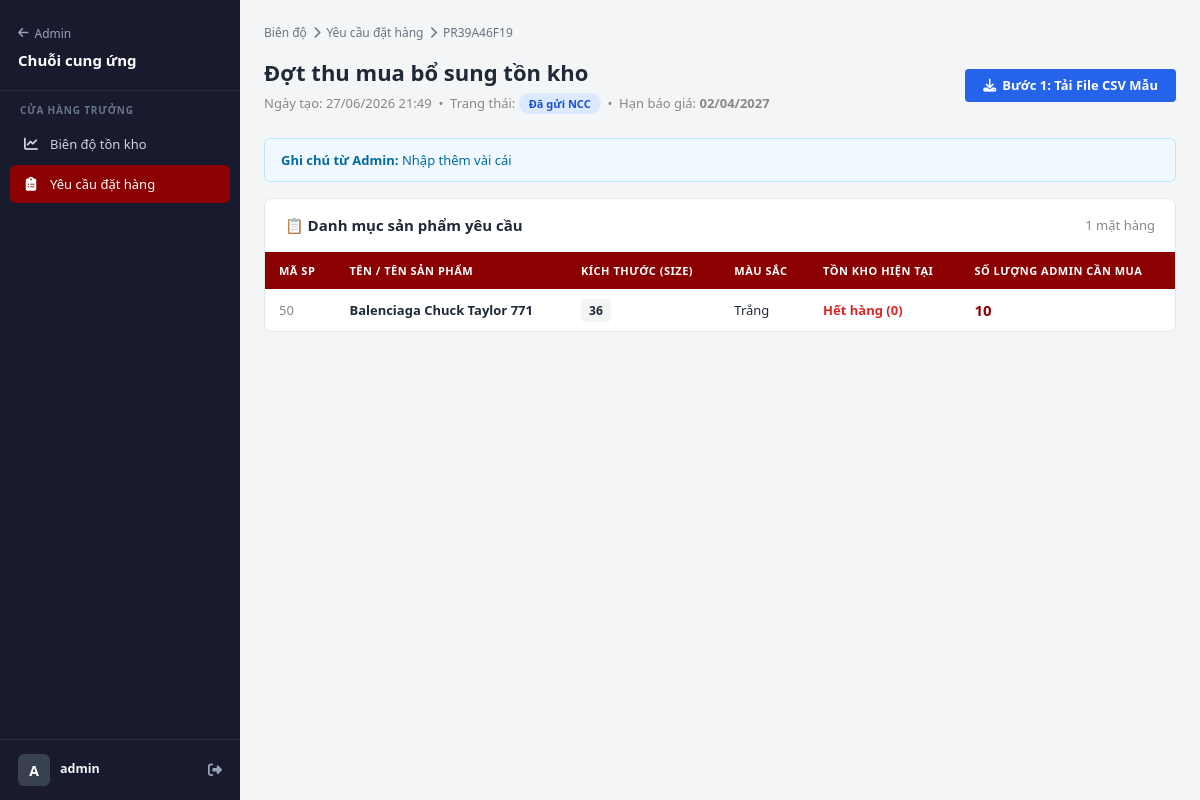
Page /supply/requests/3/ (signed in) on the earlier database version.
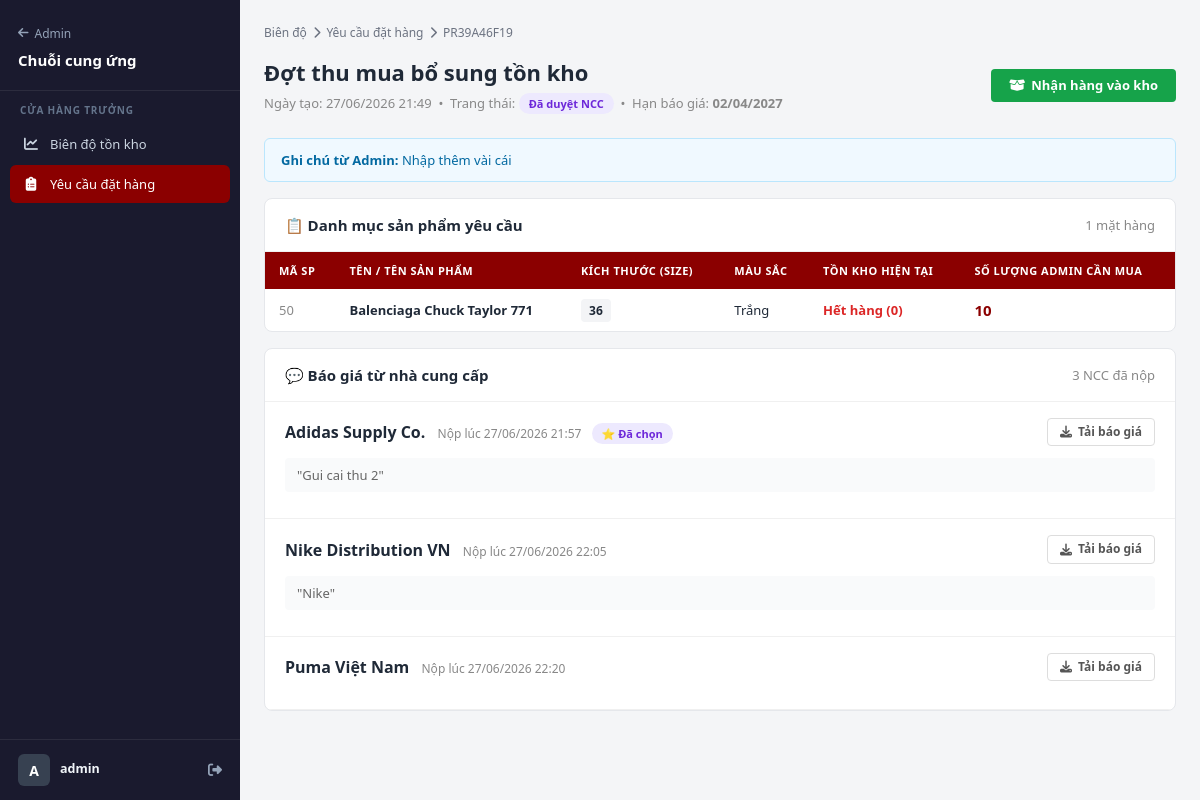
Same page on the later database version.
### apps/products/supply_models.py (models this page shows, shortened)
class PurchaseRequest(models.Model):
    class Status(models.TextChoices):
        DRAFT     = 'draft',     'Bản nháp'
        SENT      = 'sent',      'Đã gửi NCC'
        QUOTED    = 'quoted',    'NCC đã báo giá'
        APPROVED  = 'approved',  'Đã duyệt NCC'
        RECEIVED  = 'received',  'Đã nhận hàng'
        CANCELLED = 'cancelled', 'Đã hủy'
    code       = models.CharField(max_length=20, unique=True, blank=True)
    title      = models.CharField(max_length=200, default='Đợt thu mua bổ sung tồn kho')
    status     = models.CharField(max_length=20, choices=Status.choices, default=Status.DRAFT)
    note       = models.TextField(blank=True)
    created_by = models.ForeignKey(
        settings.AUTH_USER_MODEL, on_delete=models.SET_NULL,
        null=True, blank=True, related_name='purchase_requests',
    )
    suppliers  = models.ManyToManyField(
        Supplier, blank=True, verbose_name='Gửi đến NCC',
    )
    approved_supplier = models.ForeignKey(
        Supplier, on_delete=models.SET_NULL, null=True, blank=True,
        related_name='approved_requests', verbose_name='NCC được chọn',
    )
    approved_by  = models.ForeignKey(
        settings.AUTH_USER_MODEL, on_delete=models.SET_NULL,
        null=True, blank=True, related_name='approved_requests',
    )
    approved_at  = models.DateTimeField(null=True, blank=True)
    deadline     = models.DateField(null=True, blank=True, verbose_name='Hạn báo giá')
    created_at   = models.DateTimeField(auto_now_add=True)
    updated_at   = models.DateTimeField(auto_now=True)
    class Meta:
        verbose_name = 'Đợt yêu cầu đặt hàng'
        verbose_name_plural = 'Đợt yêu cầu đặt hàng'
        ordering = ['-created_at']
        permissions = [
            ('can_approve_purchase', 'Có thể duyệt đặt hàng'),
            ('can_receive_goods',    'Có thể nhận hàng'),
        ]

class PurchaseRequestItem(models.Model):
    request       = models.ForeignKey(PurchaseRequest, on_delete=models.CASCADE, related_name='items')
    variant       = models.ForeignKey('ProductVariant', on_delete=models.CASCADE)
    current_stock = models.PositiveIntegerField(default=0, verbose_name='Tồn lúc tạo')
    requested_qty = models.PositiveIntegerField(verbose_name='SL yêu cầu')
    received_qty  = models.PositiveIntegerField(default=0, verbose_name='SL thực nhận')
    note          = models.CharField(max_length=255, blank=True)
    class Meta:
        unique_together = ('request', 'variant')
        verbose_name = 'Chi tiết yêu cầu'
        verbose_name_plural = 'Chi tiết yêu cầu'

class SupplierQuote(models.Model):
    request      = models.ForeignKey(PurchaseRequest, on_delete=models.CASCADE, related_name='quotes')
    supplier     = models.ForeignKey(Supplier, on_delete=models.CASCADE)
    submitted_at = models.DateTimeField(auto_now_add=True)
    note         = models.TextField(blank=True, verbose_name='Ghi chú từ NCC')
    csv_file     = models.FileField(
        upload_to='supplier_quotes/', blank=True, null=True,
        verbose_name='File CSV báo giá',
    )
    class Meta:
        unique_together = ('request', 'supplier')
        verbose_name = 'Báo giá NCC'
        verbose_name_plural = 'Báo giá NCC'

class Supplier(models.Model):
    name         = models.CharField(max_length=200, verbose_name='Tên NCC')
    contact_name = models.CharField(max_length=100, blank=True, verbose_name='Người liên hệ')
    phone        = models.CharField(max_length=20, blank=True)
    email        = models.EmailField(blank=True)
    address      = models.TextField(blank=True)
    note         = models.TextField(blank=True)
    is_active    = models.BooleanField(default=True)
    user         = models.OneToOneField(
        settings.AUTH_USER_MODEL, on_delete=models.SET_NULL,
        null=True, blank=True, related_name='supplier_profile',
        verbose_name='Tài khoản đăng nhập NCC',
    )
    created_at   = models.DateTimeField(auto_now_add=True)
    class Meta:
        verbose_name = 'Nhà cung cấp'
        verbose_name_plural = 'Nhà cung cấp'
        ordering = ['name']

### apps/products/models.py (models this page shows, shortened)
class ProductVariant(models.Model):
    product = models.ForeignKey(
        Product, on_delete=models.CASCADE, related_name='variants')
    size = models.ForeignKey(
        Size, on_delete=models.CASCADE, verbose_name="Size",
        related_name='variants'
    )
    color = models.ForeignKey(
        Color, on_delete=models.SET_NULL, null=True, blank=True,
        verbose_name="Màu sắc"
    )
    sku = models.CharField(max_length=50, unique=True,
                           blank=True, verbose_name="Mã SKU")
    stock = models.PositiveIntegerField(default=0, verbose_name="Tồn kho")
    price = models.DecimalField(
        max_digits=12, decimal_places=0, blank=True, null=True,
        verbose_name="Giá (để trống = theo sản phẩm)")
    image = models.ImageField(
        upload_to='products/variants/', blank=True, null=True,
        verbose_name="Ảnh riêng")
    is_active = models.BooleanField(default=True)
    class Meta:
        verbose_name = "Biến thể"
        verbose_name_plural = "Biến thể"
        unique_together = ('product', 'size', 'color')
        ordering = ['size__order', 'size__name']

class Product(models.Model):
    category = models.ForeignKey(
        Category, on_delete=models.CASCADE, related_name='products')
    brand = models.ForeignKey(
        Brand, on_delete=models.CASCADE, related_name='products')
    name = models.CharField(max_length=200, verbose_name="Tên sản phẩm")
    slug = models.SlugField(max_length=250, unique=True, blank=True)
    description = models.TextField(verbose_name="Mô tả chi tiết")
    price = models.DecimalField(
        max_digits=12, decimal_places=0, verbose_name="Giá gốc")
    discount_price = models.DecimalField(
        max_digits=12, decimal_places=0, blank=True, null=True, verbose_name="Giá khuyến mãi")
    is_active = models.BooleanField(default=True)
    featured = models.BooleanField(
        default=False, verbose_name="Sản phẩm nổi bật")
    created_at = models.DateTimeField(auto_now_add=True)
    updated_at = models.DateTimeField(auto_now=True)
    class Meta:
        verbose_name = "Sản phẩm"
        verbose_name_plural = "Sản phẩm"
        ordering = ['-created_at']
    if TYPE_CHECKING:
        variants: models.Manager['ProductVariant']
        images: models.Manager['ProductImage']

class Size(models.Model):
    name = models.CharField(max_length=10, unique=True, verbose_name="Size")
    order = models.PositiveSmallIntegerField(
        default=0, verbose_name="Thứ tự hiển thị",
        help_text="Số nhỏ hơn hiển thị trước (35 → 0, 35.5 → 1, 36 → 2...)"
    )
    class Meta:
        verbose_name = "Kích thước"
        verbose_name_plural = "Kích thước"
        ordering = ['order', 'name']

class Color(models.Model):
    name = models.CharField(max_length=50, unique=True)
    hex_code = models.CharField(
        max_length=7, blank=True, help_text="Ví dụ: #FF0000")
    class Meta:
        verbose_name = "Màu sắc"
        verbose_name_plural = "Màu sắc"
        ordering = ['name']

### apps/products/supply_views.py (the view)
# urls.py: path('requests/<int:pk>/', v.request_detail, name='request_detail'),
@login_required
def request_detail(request, pk):
    if not is_store_manager(request.user):
        return redirect('admin:index')
    pr    = get_object_or_404(
        PurchaseRequest.objects.prefetch_related('suppliers'), pk=pk
    )
    items_qs = pr.items.select_related('variant', 'variant__product', 'variant__size', 'variant__color')
    items_page, items_paginator = paginate_queryset(request, items_qs, per_page=20, page_param='items_page')
    quotes = pr.quotes.select_related('supplier').prefetch_related('items')
    best_price = {}
    for q in quotes:
        for qi in q.items.all():
            vid = qi.variant_id
            if vid not in best_price or qi.unit_price < best_price[vid]['price']:
                best_price[vid] = {'price': qi.unit_price, 'supplier': q.supplier}
    quote_summaries = _quote_summary(quotes, items_qs)
    recommended = _cheapest_supplier(quotes, items_qs)
    context = {
        'pr':              pr,
        'items':           items_page.object_list,
        'items_page':      items_page,
        'items_page_range': smart_page_range(items_page, items_paginator),
        'items_querystring': _querystring(request, exclude=('items_page',)),
        'quotes':          quotes,
        'best_price':      best_price,
        'quote_summaries': quote_summaries,
        'recommended':     recommended,
        'suppliers':       Supplier.objects.filter(is_active=True),
    }
    return render(request, 'supply/request_detail.html', context)

### templates/supply/request_detail.html (shortened to what this page needs)
{% extends 'supply/base_supply.html' %}
{% load format_money supply_admin %}
{% block supply_content %}
<nav class="supply-breadcrumb">
    <a href="{% supply_url 'analytics' %}">Biên độ</a>
    <i class="fas fa-chevron-right"></i>
    <a href="{% supply_url 'request_list' %}">Yêu cầu đặt hàng</a>
    <i class="fas fa-chevron-right"></i>
    <span>{{ pr.code }}</span>
</nav>
<div class="supply-header">
    <div>
        <h1 class="supply-title">{{ pr.title }}</h1>
        <div style="margin-top:6px;font-size:13px;color:#888;">
            Ngày tạo: {{ pr.created_at|date:"d/m/Y H:i" }}
            &nbsp;•&nbsp;
            Trang thái: <span class="badge badge-{{ pr.status }}">{{ pr.get_status_display }}</span>
            {% if pr.deadline %}&nbsp;•&nbsp; Hạn báo giá: <strong>{{ pr.deadline|date:"d/m/Y" }}</strong>{% endif %}
        </div>
    </div>
    <div style="display:flex;gap:10px;flex-wrap:wrap;">
        {% if pr.status == 'draft' or pr.status == 'sent' %}
        <a href="{% supply_url 'export_csv' pr.pk %}" class="btn-blue">
            <i class="fas fa-download"></i> Bước 1: Tải File CSV Mẫu
        </a>
        {% endif %}
        {% if pr.status == 'approved' %}
        <a href="{% supply_url 'receive_goods' pr.pk %}" class="btn-green">
            <i class="fas fa-box-open"></i> Nhận hàng vào kho
        </a>
        {% endif %}
    </div>
</div>
{% if pr.note %}
<div style="background:#f0f9ff;border:1px solid #bae6fd;border-radius:6px;padding:12px 16px;margin-bottom:16px;font-size:13px;color:#0369a1;">
    <strong>Ghi chú từ Admin:</strong> {{ pr.note }}
</div>
{% endif %}
<div class="s-card">
    <div class="s-card-header">
        <span class="s-card-title">📋 Danh mục sản phẩm yêu cầu</span>
        <span style="font-size:13px;color:#888;">{{ items_page.paginator.count }} mặt hàng</span>
    </div>
    <div style="overflow-x:auto;">
        <table class="s-table">
            <thead>
                <tr>
                    <th>Mã SP</th>
                    <th>Tên / Tên sản phẩm</th>
                    <th>Kích thước (Size)</th>
                    <th>Màu sắc</th>
                    <th>Tồn kho hiện tại</th>
                    <th>Số lượng Admin cần mua</th>
                </tr>
            </thead>
            <tbody>
                {% for item in items %}
                <tr>
                    <td style="color:#888;">{{ item.variant.pk }}</td>
                    <td style="font-weight:600;">{{ item.variant.product.name }}</td>
                    <td>
                        <span style="background:#f3f4f6;padding:3px 8px;border-radius:4px;font-weight:600;font-size:12px;">
                            {{ item.variant.size.name }}
                        </span>
                    </td>
                    <td>{{ item.variant.color.name|default:"Mặc định" }}</td>
                    <td>
                        {% if item.current_stock == 0 %}
                            <span style="color:#dc2626;font-weight:700;">Hết hàng (0)</span>
                        {% elif item.current_stock <= 5 %}
                            <span style="color:#f59e0b;font-weight:700;">⚠ {{ item.current_stock }}</span>
                        {% else %}
                            <span style="color:#16a34a;font-weight:700;">{{ item.current_stock }}</span>
                        {% endif %}
                    </td>
                    <td style="font-weight:700;color:#8b0000;font-size:15px;">{{ item.requested_qty }}</td>
                </tr>
                {% empty %}
                <tr>
                    <td colspan="7" style="text-align:center;padding:32px;color:#999;">Chưa có mặt hàng nào</td>
                </tr>
                {% endfor %}
            </tbody>
        </table>
    </div>
</div>
{% if quotes %}
<div class="s-card">
    <div class="s-card-header">
        <span class="s-card-title">💬 Báo giá từ nhà cung cấp</span>
        <span style="font-size:13px;color:#888;">{{ quotes|length }} NCC đã nộp</span>
    </div>
    {% for quote in quotes %}
    <div style="padding:16px 20px;border-bottom:1px solid #f0f0f0;">
        <div style="display:flex;align-items:center;justify-content:space-between;flex-wrap:wrap;gap:10px;margin-bottom:12px;">
            <div>
                <strong>{{ quote.supplier.name }}</strong>
                <span style="font-size:12px;color:#888;margin-left:8px;">Nộp lúc {{ quote.submitted_at|date:"d/m/Y H:i" }}</span>
                {% if pr.approved_supplier == quote.supplier %}
                <span class="badge badge-approved" style="margin-left:6px;">⭐ Đã chọn</span>
                {% endif %}
            </div>
            {% if quote.csv_file %}
            <a href="{{ quote.csv_file.url }}" class="btn-secondary" style="font-size:12px;padding:6px 12px;">
                <i class="fas fa-download"></i> Tải báo giá
            </a>
            {% endif %}
        </div>
        {% if quote.note %}
        <div style="font-size:13px;color:#666;background:#f9fafb;padding:8px 12px;border-radius:4px;margin-bottom:10px;">
            "{{ quote.note }}"
        </div>
        {% endif %}
    </div>
    {% endfor %}
</div>
{% endif %}
{% endblock %}

### templates/supply/layout.html (shortened to what this page needs)
{% load static %}
<!DOCTYPE html>
<html lang="vi">
<head>
    <link rel="stylesheet" href="https://cdnjs.cloudflare.com/ajax/libs/font-awesome/6.6.0/css/all.min.css" />
    <link rel="stylesheet" href="{% static 'css/supply.css' %}" />
</head>
<body class="supply-body">
<div class="supply-app">
    <aside class="supply-sidebar">
        <div class="supply-brand">
            {% if user.is_superuser %}
            <a href="{{ supply_paths.admin_index }}">
                <i class="fas fa-arrow-left"></i> Admin
            </a>
            {% endif %}
            <strong>Chuỗi cung ứng</strong>
        </div>
        <nav class="supply-nav">
            {% if supply_is_manager %}
            <div class="supply-nav-group">
                <span class="supply-nav-label">Cửa hàng trưởng</span>
                <a href="{{ supply_paths.bien_do }}" class="supply-nav-link{% if request.path == supply_paths.bien_do %} active{% endif %}">
                    <i class="fas fa-chart-line"></i> Biên độ tồn kho
                </a>
                <a href="{{ supply_paths.request_list }}" class="supply-nav-link{% if '/supply/requests' in request.path %} active{% endif %}">
                    <i class="fas fa-clipboard-list"></i> Yêu cầu đặt hàng
                </a>
            </div>
            {% endif %}
        </nav>
        {% if user.is_authenticated %}
        <div class="supply-user">
            <div class="supply-user-avatar">
                {% if supply_supplier %}
                    {{ supply_supplier.name|slice:":1"|upper }}
                {% else %}
                    {{ user.username|slice:":1"|upper }}
                {% endif %}
            </div>
            <div class="supply-user-info">
                <span class="supply-user-name">
                    {% if supply_supplier %}
                        {{ supply_supplier.name }}
                    {% else %}
                        {{ user.get_full_name|default:user.username }}
                    {% endif %}
                </span>
            </div>
            <div class="supply-user-actions">
                <form method="post" action="{% url 'admin:logout' %}" style="display: inline; margin: 0; padding: 0;">
                    <button type="submit" title="Đăng xuất" style="background: none; border: none; color: inherit; padding: 0; cursor: pointer; font: inherit; display: flex; align-items: center;">
                        <i class="fas fa-right-from-bracket"></i>
                    </button>
                </form>
            </div>
        </div>
        {% endif %}
    </aside>
    <main class="supply-main">
        <div class="supply-page">
            {% block supply_content %}{% endblock %}
        </div>
    </main>
</div>
</body>
</html>

Differences in the rows shown:
changed PurchaseRequest "Đợt thu mua bổ sung tồn kho": status "Đã gửi NCC" → "Đã duyệt NCC"
added SupplierQuote: supplier.name "Adidas Supply Co.", submitted_at "27/06/2026 21:57", shows "⭐ Đã chọn", note "Gui cai thu 2"
added SupplierQuote: supplier.name "Nike Distribution VN", submitted_at "27/06/2026 22:05", note "Nike"
added SupplierQuote: supplier.name "Puma Việt Nam", submitted_at "27/06/2026 22:20"
Other differences:
{{ quotes|length }}: (not shown) → "3"
text no longer shown: "Bước 1: Tải File CSV Mẫu"
text now shown: "Nhận hàng vào kho 💬 Báo giá từ nhà cung cấp NCC đã nộp"
